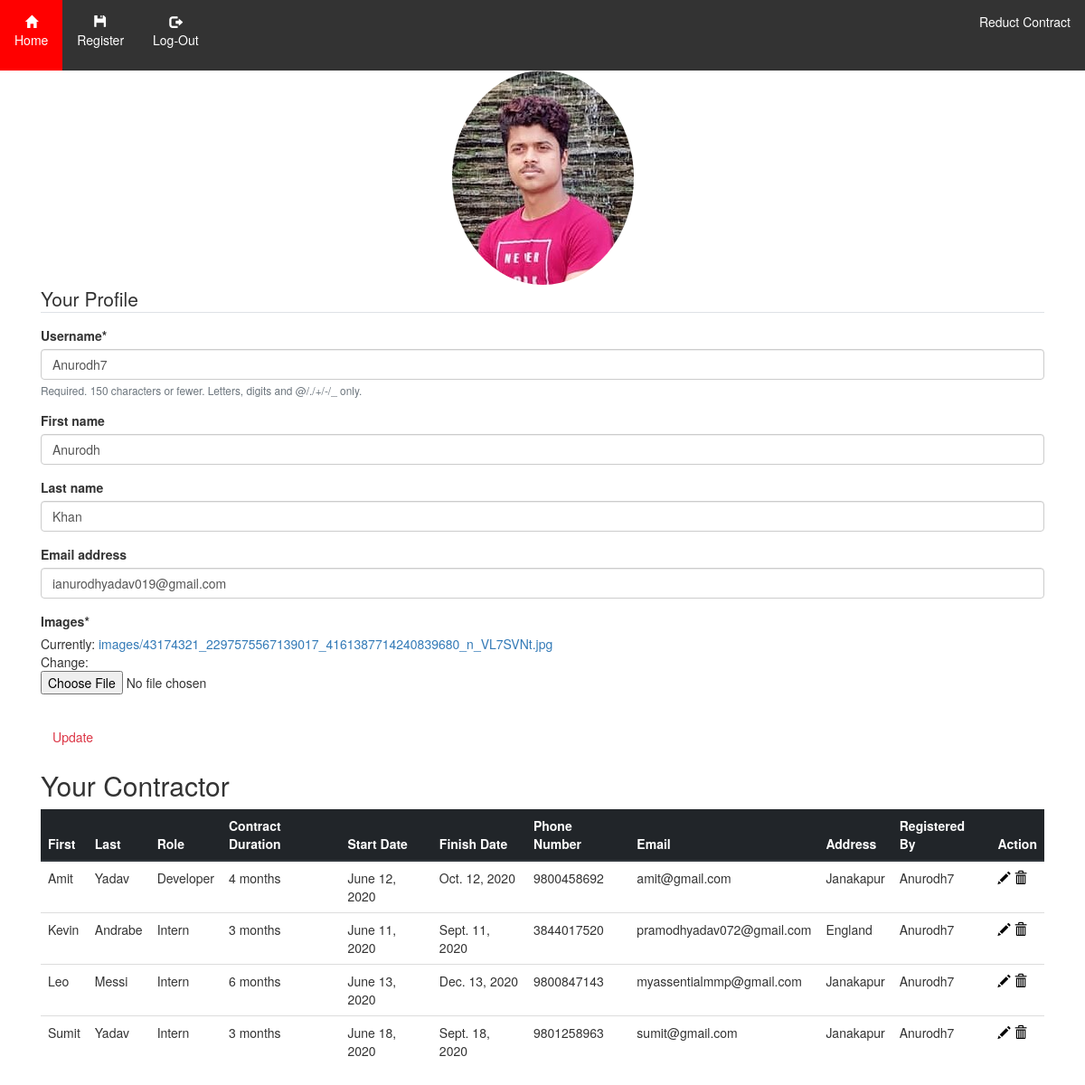
Screenshot of /profile/ (signed in) with the database file from the repository.
### reductcontract/models.py (models this page shows, shortened)
class Profile(models.Model):
    user = models.OneToOneField(User, on_delete=models.CASCADE, null=True)
    images = models.ImageField(default='myprofile.png', upload_to='images/')

class contractor(models.Model):
    user = models.ForeignKey(User,on_delete=models.SET_NULL,null=True)
    first_name=models.CharField(max_length=100)
    last_name=models.CharField(max_length=100)
    role=models.CharField(max_length=20)
    contract_duration=models.IntegerField()
    start_date=models.DateField()
    finish_date=models.DateField()
    address=models.CharField(max_length=100)
    email=models.EmailField()
    phone_number=models.IntegerField()
    class Meta:
        ordering=['first_name']

### reductcontract/views.py (the view)
# urls.py: path('profile/',views.profile,name='profile'),
def profile(request):
    if not request.user.is_authenticated:
        return redirect('login')
    else:
        obj=contractor.objects.filter(user=request.user.id)
        if request.method == 'POST':
            form=UserUpdateForm(request.POST,instance=request.user)
            profile=ProfileUpdateForm(request.POST or None,request.FILES or None,instance=request.user.profile)
            if form.is_valid() and profile.is_valid():
                form.save()
                profile.save()
                return redirect('profile')
        else:
            form=UserUpdateForm(instance=request.user)
            profile=ProfileUpdateForm(instance=request.user.profile)
        context={
            'form':form,
            'profile':profile,
            'obj':obj,
        }
        return render(request,'reductcontract/profile.html',context)

### reductcontract/create.py
class UserUpdateForm(forms.ModelForm):
    class Meta:
        model=User
        fields=['username','first_name','last_name','email']

class ProfileUpdateForm(forms.ModelForm):
    class Meta:
        model=Profile
        fields=['images']

### reductcontract/templates/reductcontract/profile.html (shortened to what this page needs)
{% load crispy_forms_tags %}
{% load static %}
{% block content %}
<!DOCTYPE html>
<html lang="en">
<head>
  <link href="//maxcdn.bootstrapcdn.com/bootstrap/4.0.0/css/bootstrap.min.css" rel="stylesheet" id="bootstrap-css">
  <link rel="stylesheet" href="https://maxcdn.bootstrapcdn.com/bootstrap/3.3.7/css/bootstrap.min.css">
</head>
<body>
<link rel="stylesheet" href="https://use.fontawesome.com/releases/v5.1.0/css/all.css"crossorigin="anonymous">
<body>
<ul>
  <li class='m'> <a class="headerclass" href="{% url 'showcontract' %}">
      <span class="glyphicon glyphicon-home"></span><br class="hidden-xs"><p>Home</p></a></li>
  <li class='m'>   <a class="headerclass" href="{% url 'addcontract' %}">
      <span class="glyphicon glyphicon-floppy-disk"></span><br class="hidden-xs"><p> Register</p></a></li>
          {% if  request.user.is_authenticated %}
    <li class='m'><a class="headerclass" href="{% url 'logout' %}">
        <span class="glyphicon glyphicon-log-out"></span><br class="hidden-xs"><p> Log-Out</p></a></li>
     {% endif %}
    <li class='n'>Reduct Contract</li>
</ul>
<div class="container">
        {% if user.profile.images.url %}
        <center><img class="rounded-circle account-img" src="{{user.profile.images.url}}"></center>
        {% endif %}
    <form method="post" enctype="multipart/form-data">
        <fieldset class="form-group">
            <legend class="border-bottom mb-4">Your Profile</legend>
        {{form|crispy}}
        {{profile|crispy}}
        </fieldset>
        <div class="form-group">
         <button class="btn btn-outline-danger" type="submit">Update</button>
        </div>
        <h2>Your Contractor</h2>
  <table class="table table-responsive-lg">
    <thead class="thead-dark">
      <tr>
        <th scope="col">First</th>
        <th scope="col">Last</th>
        <th scope="col">Role</th>
           <th scope="col">Contract Duration</th>
           <th scope="col">Start Date</th>
           <th scope="col">Finish Date</th>
           <th scope="col">Phone Number</th>
            <th scope="col">Email</th>
            <th scope="col">Address</th>
           <th scope="col">Registered By</th>
          <th scope="col">Action</th>
      </tr>
    </thead>
    <tbody>
    {% for i in obj %}
      <tr>
        <td>{{i.first_name}}</td>
        <td>{{i.last_name}}</td>
        <td>{{i.role}}</td>
          <td>{{i.contract_duration}} months</td>
          <td>{{i.start_date}}</td>
          <td>{{i.finish_date}}</td>
          <td>{{i.phone_number}}</td>
          <td>{{i.email}}</td>
          <td>{{i.address}}</td>
          <td>{{i.user}}</td>
             <td><a class="headerclass" href="/{{i.id}}/update"><span class="glyphicon glyphicon-pencil"></span></a>
      <a class="headerclass" href="/{{i.id}}/delete" ><span class="glyphicon glyphicon-trash"></span></a></td>
      </tr>
    {% endfor %}
    </tbody>
  </table>
    </form>
</div>
</body>
</html>
{% endblock %}

### reductcontract/templates/reductcontract/profile.html (style rules this page uses)
body { margin: 0; padding: 0; }
ul { list-style-type: none; margin: 0; padding: 0; overflow: hidden; background-color: #333; }
.headerclass { color:black; }
.m { float: left; }
.n { float:right; display: block; color: white; text-align: center; padding: 14px 16px; text-decoration: none; }
li a { display: block; color: white; text-align: center; padding: 14px 16px; text-decoration: none; }
li .glyphicon { color:white; }
li p { color:white; }

### rows the page displays
contractor: first_name "Amit", last_name "Yadav", role "Developer", contract_duration "4", start_date "June 12, 2020", finish_date "Oct. 12, 2020", phone_number "9800458692", email "amit@gmail.com", address "Janakapur", user "Anurodh7"
contractor: first_name "Kevin", last_name "Andrabe", role "Intern", contract_duration "3", start_date "June 11, 2020", finish_date "Sept. 11, 2020", phone_number "3844017520", email "pramodhyadav072@gmail.com", address "England", user "Anurodh7"
contractor: first_name "Leo", last_name "Messi", role "Intern", contract_duration "6", start_date "June 13, 2020", finish_date "Dec. 13, 2020", phone_number "9800847143", email "myassentialmmp@gmail.com", address "Janakapur", user "Anurodh7"
contractor: first_name "Sumit", last_name "Yadav", role "Intern", contract_duration "3", start_date "June 18, 2020", finish_date "Sept. 18, 2020", phone_number "9801258963", email "sumit@gmail.com", address "Janakapur", user "Anurodh7"
